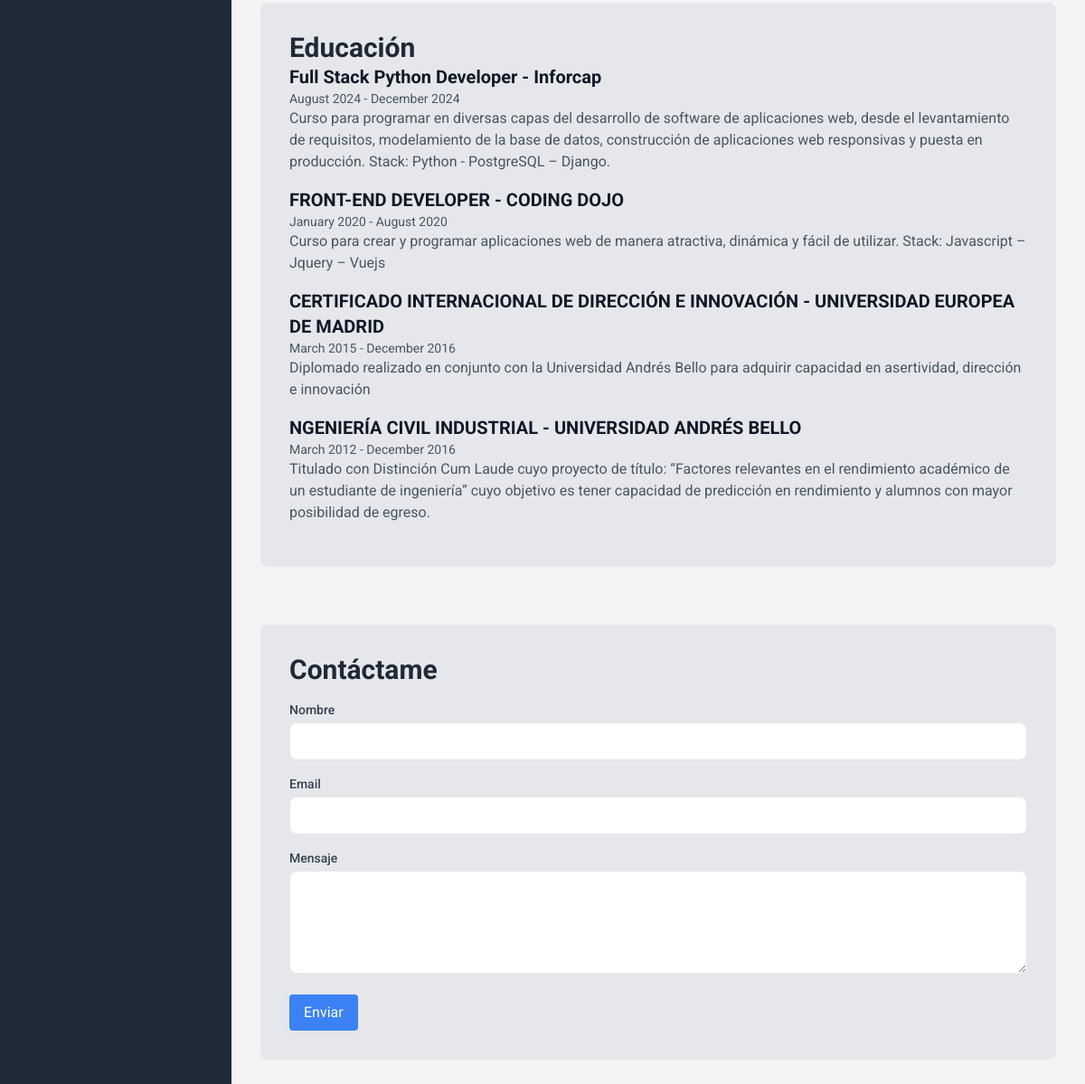
Before: / (lower part) with the older database file.
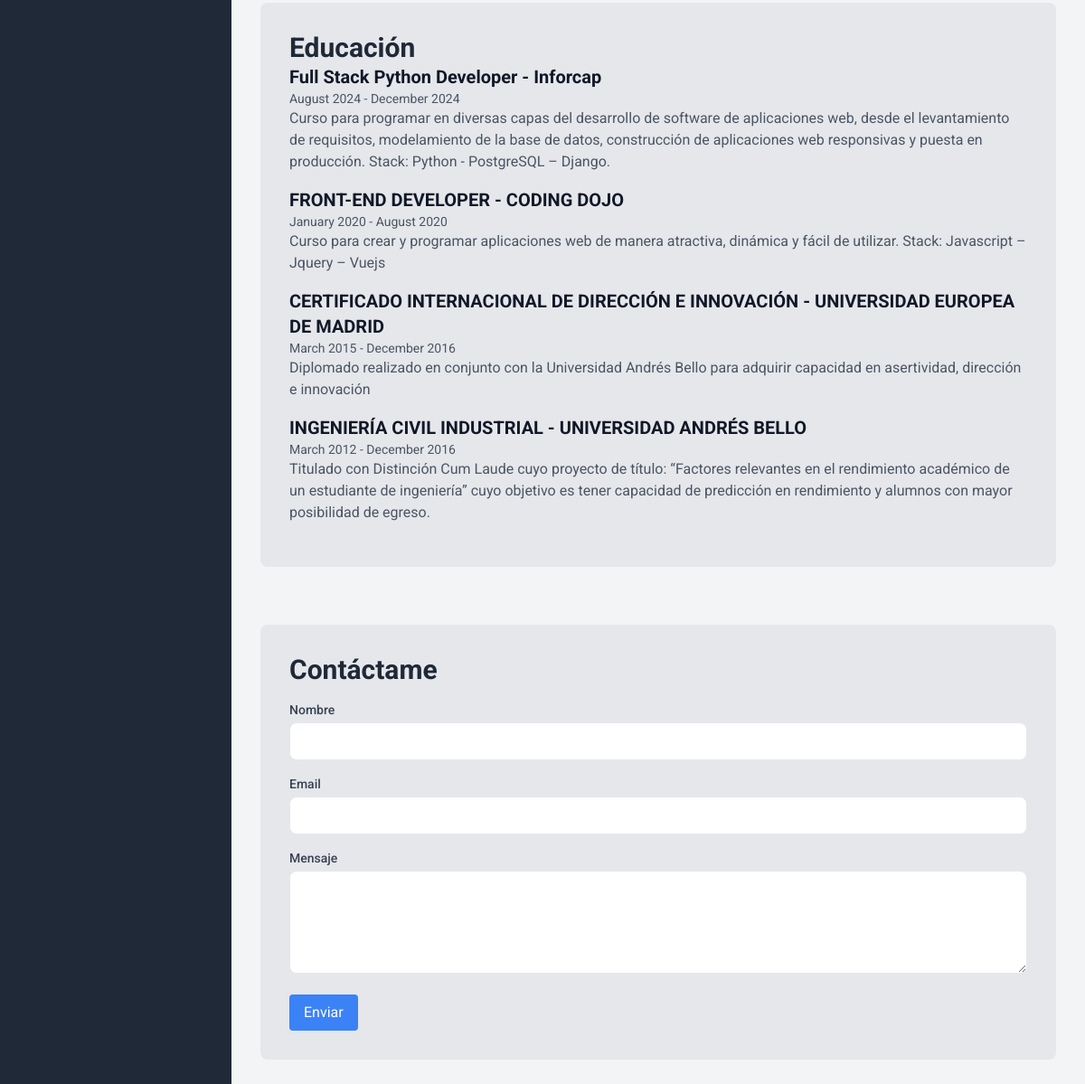
After: the same page with the newer database file.
### mi_portafolio/models.py (models this page shows, shortened)
class Education(models.Model):
    title = models.CharField(max_length=200)
    place_studies = models.CharField(max_length=200)
    start_date = models.DateField()
    end_date = models.DateField(null=True, blank=True)
    description = models.TextField()

### mi_portafolio/views.py (the view)
# urls.py: 2. Add a URL to urlpatterns:  path('', views.home, name='home')
def home(request):
    experiences = Experience.objects.all().order_by('-start_date')
    educations = Education.objects.all().order_by('-start_date')
    projects = Project.objects.all()
    return render(request, 'Mi_portafolio/home.html', {
        'projects': projects,
        'experiences': experiences,
        'educations': educations
    })

### mi_portafolio/templates/Mi_portafolio/home.html (shortened to what this page needs)
{% extends "Mi_portafolio/base.html" %}
{% block content %}
    {% include "Mi_portafolio/education.html" %}
    {% include "Mi_portafolio/contact.html" %}
{% endblock %}

### mi_portafolio/templates/Mi_portafolio/base.html (shortened to what this page needs)
<!DOCTYPE html>
<html lang="en">
<head>
    <script src="https://cdn.tailwindcss.com"></script>
    <link href="https://cdnjs.cloudflare.com/ajax/libs/font-awesome/5.15.3/css/all.min.css" rel="stylesheet">
</head>
<body class="bg-gray-100 text-gray-900 scroll-smooth">
    <div class="flex">
        {% include "Mi_portafolio/navbar.html" %}
        <main class="ml-64 flex-1 p-8">
            {% block content %}{% endblock %}
        </main>
    </div>
</body>
</html>

### mi_portafolio/templates/Mi_portafolio/navbar.html (shortened to what this page needs)
<aside class="w-64 bg-gray-800 text-white min-h-screen flex flex-col items-center py-8 fixed top-0 left-0 h-screen">
</aside>

### mi_portafolio/templates/Mi_portafolio/education.html
<section id="education" class="mb-16 bg-gray-200 p-8 rounded-lg">
    <h2 class="text-3xl font-bold text-gray-800">Educación</h2>
    {% for education in educations %}
    <div class="mb-4">
        <h3 class="text-xl font-bold">{{ education.title }} - {{ education.place_studies }}</h3>
        <p class="text-sm text-gray-600">{{ education.start_date|date:"F Y" }} -
        {% if education.end_date %}
            {{ education.end_date|date:"F Y" }}
        {% else %}
            Present
        {% endif %}</p>
        <p class="text-gray-600">{{ education.description }}</p>
    </div>
    {% endfor %}
</section>

### mi_portafolio/templates/Mi_portafolio/contact.html (shortened to what this page needs)
<section id="contact" class="mb-16 bg-gray-200 p-8 rounded-lg">
    <h2 class="text-3xl font-bold text-gray-800">Contáctame</h2>
    <form action="{% url 'contact' %}" method="POST" class="space-y-4">
        <div>
            <label for="name" class="block text-sm font-medium text-gray-700">Nombre</label>
            <input type="text" id="name" name="name" class="mt-1 p-2 w-full border rounded-lg" required>
        </div>
        <div>
            <label for="email" class="block text-sm font-medium text-gray-700">Email</label>
            <input type="email" id="email" name="email" class="mt-1 p-2 w-full border rounded-lg" required>
        </div>
        <div>
            <label for="message" class="block text-sm font-medium text-gray-700">Mensaje</label>
            <textarea id="message" name="message" rows="4" class="mt-1 p-2 w-full border rounded-lg" required></textarea>
        </div>
        <button type="submit" class="bg-blue-500 text-white px-4 py-2 rounded hover:bg-blue-600">Enviar</button>
    </form>
</section>

### mi_portafolio/templates/Mi_portafolio/base.html (style rules this page uses)
body { font-family: 'Roboto', sans-serif; scroll-behavior: smooth; }

Changed rows visible on the page:
changed Education "UNIVERSIDAD ANDRÉS BELLO": title "NGENIERÍA CIVIL INDUSTRIAL" → "INGENIERÍA CIVIL INDUSTRIAL"
